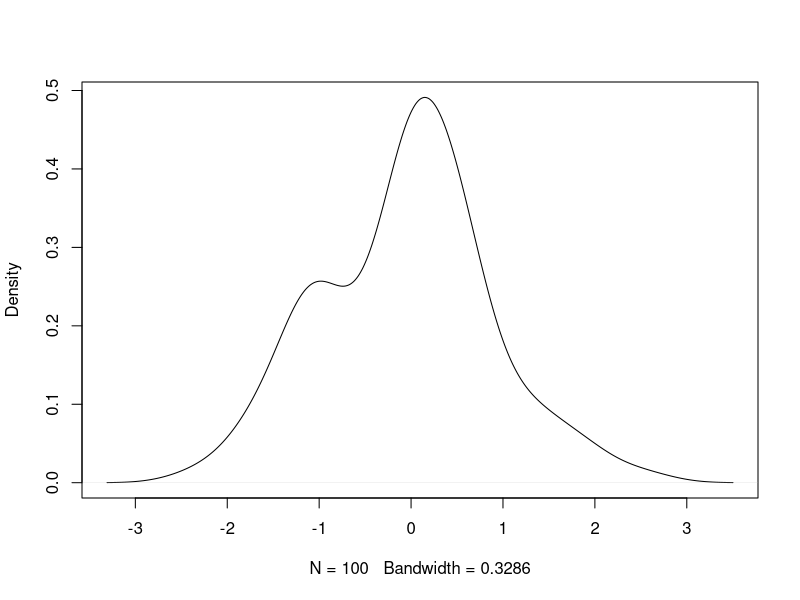

Recreate this plot in R.
## ---- chunk 1
data=rnorm(100)
plot(density(data), main = "")
## ---- chunk 2
mean_data = mean(data)
